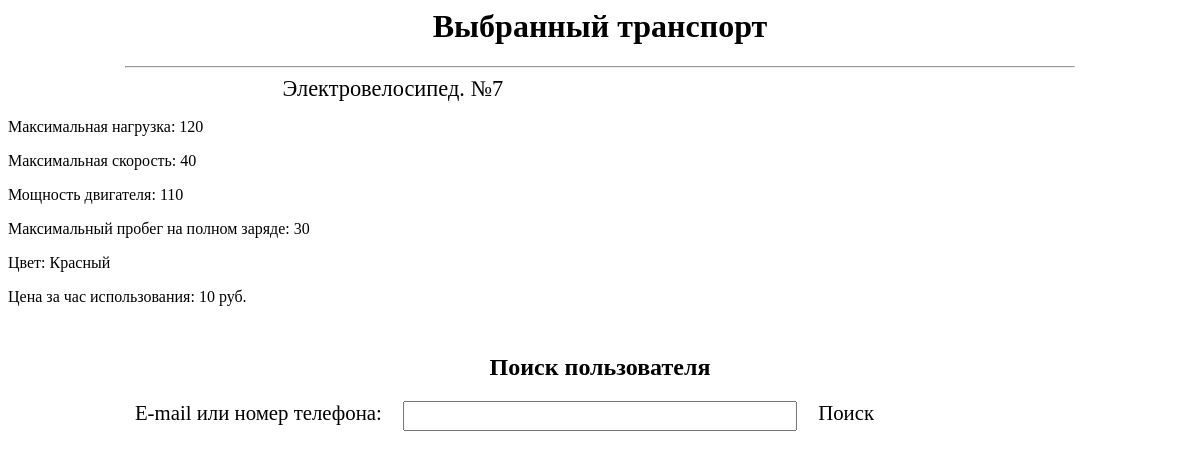
The page /php/search.php?transport-id=7 on the database its author committed.
### tables this page shows
CREATE TABLE `transport` (
  `id` int(11) NOT NULL,
  `title` varchar(50) DEFAULT NULL,
  `id_office` int(11) DEFAULT NULL,
  `image` varchar(50) DEFAULT 'images/no-image.png',
  `max_weight` int(3) DEFAULT NULL,
  `max_speed` int(3) DEFAULT NULL,
  `power_engine` int(4) DEFAULT NULL,
  `mileage_single_charge` int(3) DEFAULT NULL,
  `color` varchar(30) DEFAULT NULL,
  `reserved` tinyint(4) NOT NULL DEFAULT '0',
  `cost` int(2) NOT NULL DEFAULT '10',
  `in_order` tinyint(1) NOT NULL DEFAULT '0'
);

### php/search.php (the view, shortened to what this page needs)
<?php
	include('connect.php');
	echo '<link rel="stylesheet" href="css/search.css">
	<script type="text/javascript" src="js/search-button.js"></script>
	<title>Поиск</title>';
	if($_GET['type'] == 'rent')
	{
		$query = mysqli_query($connection, 'SELECT * FROM transport WHERE id='.$_GET['transport-id'].' AND `reserved`=0');
		$row = mysqli_fetch_array($query);
		if(mysqli_num_rows($query) == 0) echo "<p id='warning'>Данный транспорт занят.</p>";
		else
		{
			echo '
			<h1>Выбранный транспорт</h1>
			<hr />
			<div id="row-reserved-transport">
				<div id="image-box" style="background-image: url('.$row['image'].')"></div>
				<div id="info-box">
					<div class="title-transport" id='.$row['id'].'>'.$row['title'].'. №'.$row['id'].'</div>
					<div id="propertyes_transport">
						<p id="max-weight" class="property-transport-search">Максимальная нагрузка: '.$row['max_weight'].'</p>
						<p id="max-speed" class="property-transport-search">Максимальная скорость: '.$row['max_speed'].'</p>
						<p id="power-engine" class="property-transport-search">Мощность двигателя: '.$row['power_engine'].'</p>
						<p id="mileage-single-charge" class="property-transport-search">Максимальный пробег на полном заряде: '.$row['mileage_single_charge'].'</p>
						<p id="color" class="property-transport-search">Цвет: '.$row['color'].'</p>
						<p id="cost" class="property-transport-search">Цена за час использования: '.$row['cost'].' руб.</p>
					</div>
				</div>
			</div>
			<h2>Поиск пользователя</h2>
			<div id="search-box">
				<label>E-mail или номер телефона:</label><input type="text" name="user" id="user">
				<p id="admin-rent-button-box"><span id="admin-rent-button">Поиск</span></p>
			</div>';
		}
	}
	else
	{
		$query = mysqli_query($connection, 'SELECT * FROM transport WHERE id='.$_GET['transport-id'].' AND `reserved`=0');
		$row = mysqli_fetch_array($query);
		if(mysqli_num_rows($query) == 0) echo "<p id='warning'>Данный транспорт занят.</p>";
		else
		{
			echo '
			<h1>Выбранный транспорт</h1>
			<hr />
			<div id="row-reserved-transport">
				<div id="image-box" style="background-image: url('.$row['image'].')"></div>
				<div id="info-box">
					<div class="title-transport" id='.$row['id'].'>'.$row['title'].'. №'.$row['id'].'</div>
					<div id="propertyes_transport">
						<p id="max-weight" class="property-transport-search">Максимальная нагрузка: '.$row['max_weight'].'</p>
						<p id="max-speed" class="property-transport-search">Максимальная скорость: '.$row['max_speed'].'</p>
						<p id="power-engine" class="property-transport-search">Мощность двигателя: '.$row['power_engine'].'</p>
						<p id="mileage-single-charge" class="property-transport-search">Максимальный пробег на полном заряде: '.$row['mileage_single_charge'].'</p>
						<p id="color" class="property-transport-search">Цвет: '.$row['color'].'</p>
						<p id="cost" class="property-transport-search">Цена за час использования: '.$row['cost'].' руб.</p>
					</div>
				</div>
			</div>
			<h2>Поиск пользователя</h2>
			<div id="search-box">
				<label>E-mail или номер телефона:</label><input type="text" name="user" id="user">
				<p id="admin-rent-button-box"><span id="admin-res-button">Поиск</span></p>
			</div>';
		}
	}
?>

### css/search.css (style rules this page uses)
h1 { text-align: center; }
h2 { text-align: center; margin-top: 2em; }
hr { width: 80%; }
label, input { font-size: 1.3em; text-align: center; }
label { text-align: right; margin-right: 1em; }
#row-reserved-transport { grid-template-columns: 1fr 3fr; width: 65%; }
.property-transport-search { font-size:1em; color: black; }
.title-transport { color: black; font-size: 1.4em; text-align: center; }
#search-box { display: grid; grid-template-columns: 1fr 1fr 1fr; padding-bottom: 2em; }
#admin-rent-button-box { margin: 0px; padding: 0px; }
#admin-res-button { font-size: 1.3em; margin-left: 1em; cursor: pointer; transition: .3s; }

### rows shown on the page
transport: title "Электровелосипед", id "7", max_weight "120", max_speed "40", power_engine "110", mileage_single_charge "30", color "Красный", cost "10"
